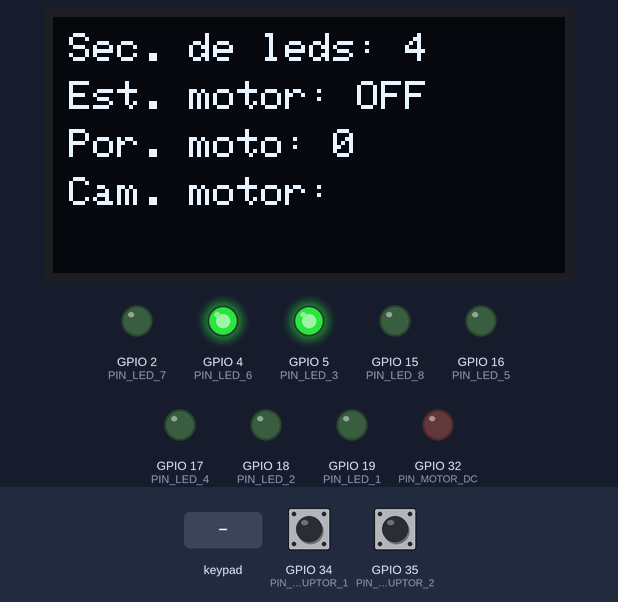
The program below on a simulated ESP32. Shown: 128×64 one-colour display, output pins drawn as LEDs (lit = HIGH). Dashed ring = blinking. The test bench sets the inputs (shaded band); at power-on: GPIO 34 (PIN_INTERRUPTOR_1) LOW, GPIO 35 (PIN_INTERRUPTOR_2) LOW. The display library's start-up logo is not drawn; what the program prints to the serial monitor is not drawn.

Above: at 1.2 s.
1.3 s: GPIO 34 (PIN_INTERRUPTOR_1) pulled HIGH for 0.15 s
At 1.67 s:
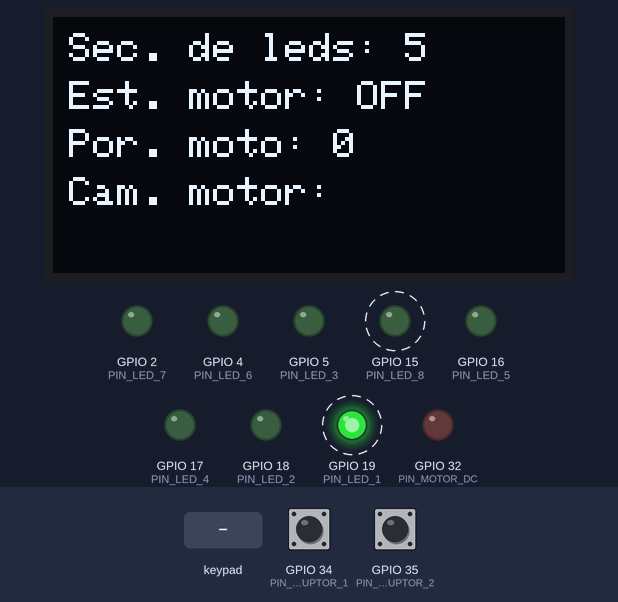
2.0 s: keypad keys 3 3 2 5 2 6 2 7 # pressed 0.4 s apart
At 2.87 s:
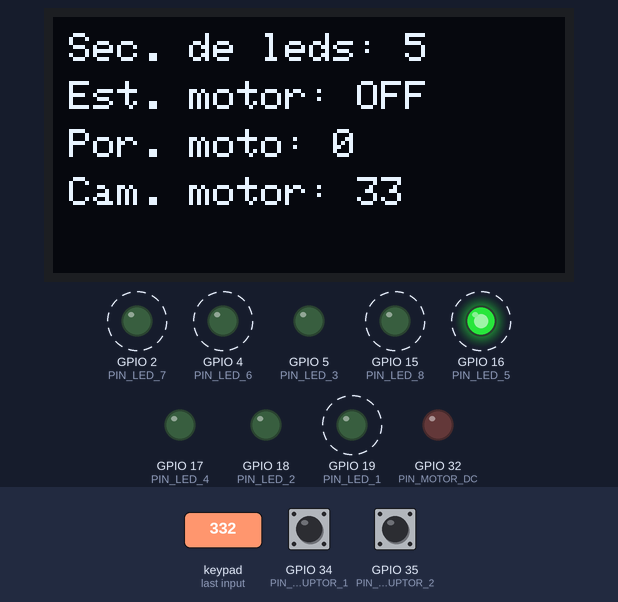
7.1 s: GPIO 34 (PIN_INTERRUPTOR_1) pulled HIGH for 1 s
At 8.27 s:
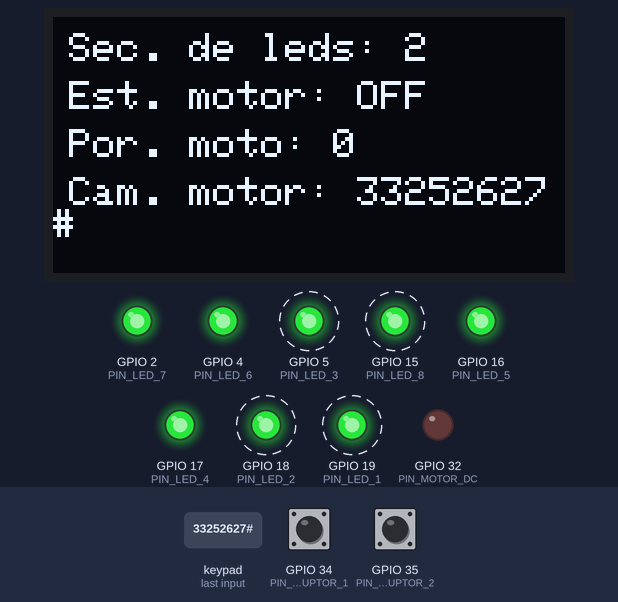
8.7 s: GPIO 35 (PIN_INTERRUPTOR_2) pulled HIGH for 0.15 s
At 8.87 s:
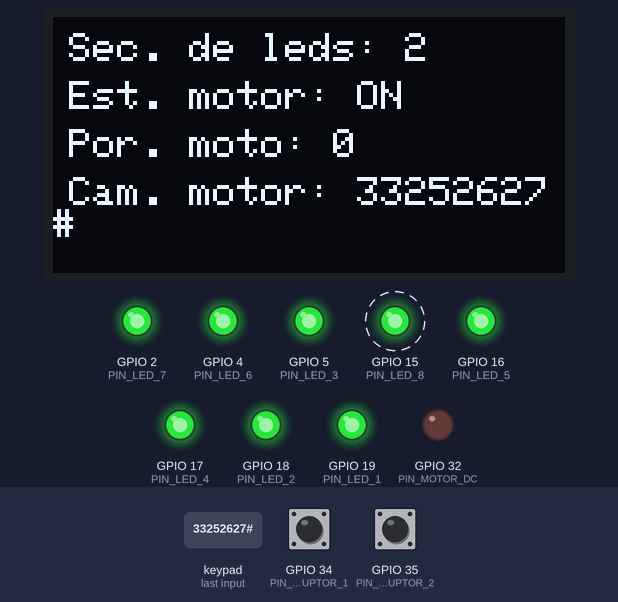
9.4 s: key 'A' pressed
At 10.07 s:
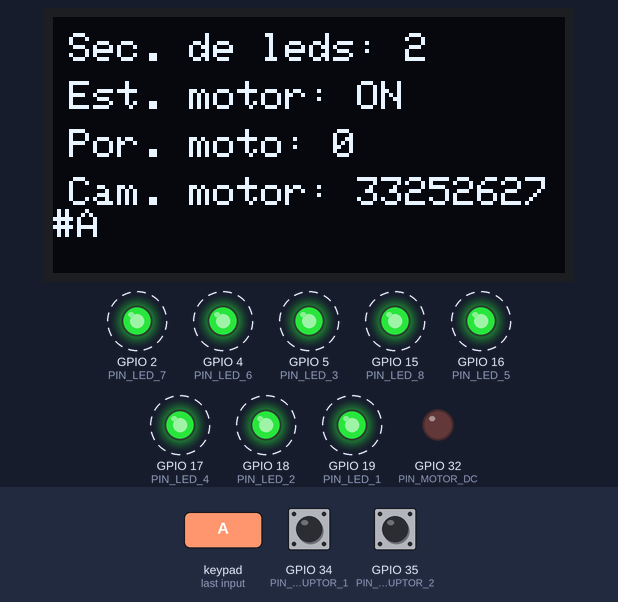
12.0 s: GPIO 34 (PIN_INTERRUPTOR_1) pulled HIGH for 3.2 s
At 12.47 s:
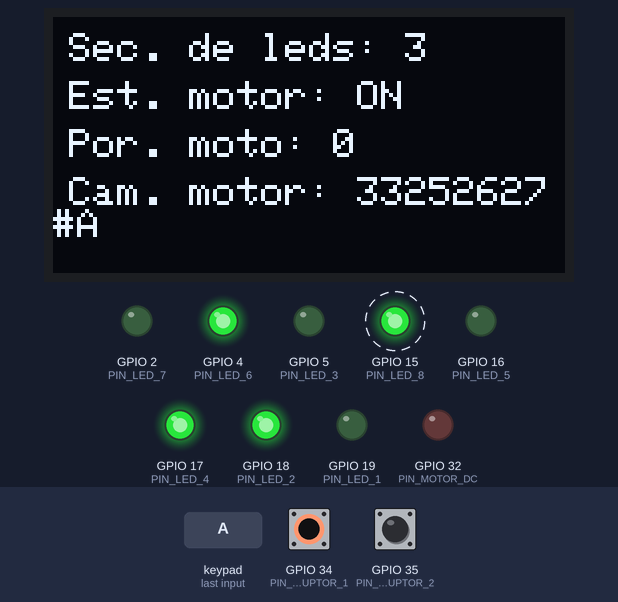
Timing chart, 0 to 16.8 s (numbered marks = the images above; inputs shaded):
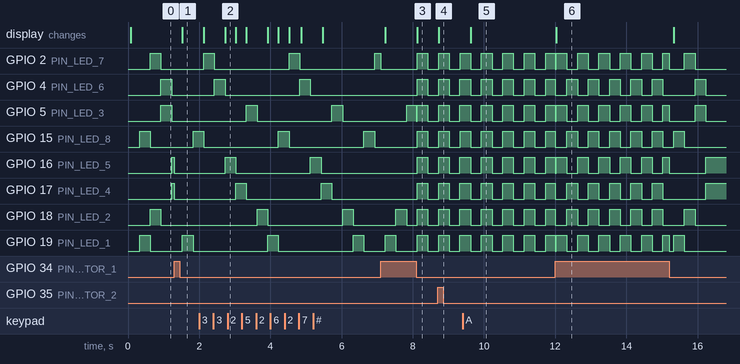

Measured:
- after the input at 1.3 s, GPIO 4 (PIN_LED_6), GPIO 5 (PIN_LED_3): stays LOW (without the input it goes to HIGH after 0.53 s)
- after the input at 2.0 s, the display: first changes after 0.13 s (image 2 shows a later state)
- after the input at 7.1 s, GPIO 2 (PIN_LED_7): HIGH → LOW after 0.00 s instead of 0.13 s; GPIO 15 (PIN_LED_8): LOW → HIGH after 1.0 s, → LOW 0.30 s later; GPIO 19 (PIN_LED_1): alternates HIGH for 0.30 s and LOW for 0.60 s, starting after 0.13 s; the display: first changes after 0.13 s (image 3 shows a later state)
- after the input at 8.7 s, the display: changes at once (image 4)
- after the input at 9.4 s, the display: changes after 0.23 s (image 5)
- after the input at 12.0 s, GPIO 15 (PIN_LED_8): goes on until 15.6 s, then stays LOW; the display: changes at once (image 6)
- by itself, GPIO 2 (PIN_LED_7), GPIO 18 (PIN_LED_2): alternates HIGH for 0.30 s and LOW for 2.1 s

The program:

main.cpp
```cpp
#include <Arduino.h>
#include <stdio.h>
#include "freertos/FreeRTOS.h"
#include "freertos/task.h"
#include "esp_system.h"
#include "esp_log.h"
#include "driver/gpio.h"
#include <SPI.h>
#include <Wire.h>
#include <Adafruit_GFX.h>
#include <Adafruit_SSD1306.h>
#include <Keypad.h>

#define SCREEN_WIDTH 128 // OLED display width, in pixels
#define SCREEN_HEIGHT 64 // OLED display height, in pixels
#define OLED_RESET     -1 // Reset pin # (or -1 if sharing Arduino reset pin)
#define SCREEN_ADDRESS 0x3C ///< See datasheet for Address; 0x3D for 128x64
Adafruit_SSD1306 oled(SCREEN_WIDTH, SCREEN_HEIGHT, &Wire, OLED_RESET);

const byte ROWS = 4; //four rows
const byte COLS = 4; //four columns

char hexaKeys[ROWS][COLS] = {
  {'1','2','3','A'},
  {'4','5','6','B'},
  {'7','8','9','C'},
  {'*','0','#','D'}
};

byte rowPins[ROWS] = {33, 25, 26, 27}; //connect to the row pinouts of the keypad
byte colPins[COLS] = {14, 12, 13, 23}; //connect to the column pinouts of the keypad

Keypad customKeypad = Keypad( makeKeymap(hexaKeys), rowPins, colPins, ROWS, COLS);
char customkey;

// Definición de pines para el motor DC y los interruptores
#define PIN_MOTOR_DC GPIO_NUM_32
#define PIN_INTERRUPTOR_1 GPIO_NUM_34
#define PIN_INTERRUPTOR_2 GPIO_NUM_35

// Definición de pines para los LEDs
#define PIN_LED_1 GPIO_NUM_19
#define PIN_LED_2 GPIO_NUM_18
#define PIN_LED_3 GPIO_NUM_5
#define PIN_LED_4 GPIO_NUM_17
#define PIN_LED_5 GPIO_NUM_16
#define PIN_LED_6 GPIO_NUM_4
#define PIN_LED_7 GPIO_NUM_2
#define PIN_LED_8 GPIO_NUM_15

int secuenciaActual=3;
int indice=0;
unsigned long tim=0;
unsigned long timf=0;
unsigned long TIM_PIN_1=0;
unsigned long TIM_PIN_1_F=0;


bool estadoMotor=false;
unsigned long TIM_PIN_2=0;
unsigned long TIM_PIN_2_F=0;
hw_timer_t * temporizador = NULL;//apuntador al timer
portMUX_TYPE timerMux = portMUX_INITIALIZER_UNLOCKED;
int pwm_mot=0;
int cicloUtil=0;
String velo="";

void secuenciaLuces(void);
void secuencia1(void);
void secuencia2(void);
void secuencia3(void);
void secuencia4(void);
void secuencia5(void);
void actualizarLCD(void);
void leerTeclado(void);
void encender(int a,int b,int c,int d,int e,int f,int g,int h);

void IRAM_ATTR timer() {
  portENTER_CRITICAL_ISR(&timerMux);
  cicloUtil++;//50
   if(cicloUtil<pwm_mot  && estadoMotor==true){
    gpio_set_level(PIN_MOTOR_DC,1);
   }else{
    gpio_set_level(PIN_MOTOR_DC,0);
   }
  if(cicloUtil>=100){
    cicloUtil=0;
  }
  portEXIT_CRITICAL_ISR(&timerMux);
}

void IRAM_ATTR fun_secuencia(void* arg) {
  TIM_PIN_1_F=millis();
  if(TIM_PIN_1_F-TIM_PIN_1>=400){
    secuenciaActual++;
    if(secuenciaActual>=5){
      secuenciaActual=0;
    }
    encender(0,0,0,0,0,0,0,0);
    indice=0;
    TIM_PIN_1=TIM_PIN_1_F;
  }
}

void IRAM_ATTR fun_velocidad(void* arg) {
  TIM_PIN_2_F=millis();
  if(TIM_PIN_2_F-TIM_PIN_2>=400){
    TIM_PIN_2=TIM_PIN_2_F;
    if(estadoMotor==true){
         estadoMotor=false;
    }else{
         estadoMotor=true;
    }
  }
}

void setup() {
  Serial.begin(115200);
  // Configurar pines de salida para los LEDs y el Motor
  gpio_config_t io_config={};
  io_config.mode=GPIO_MODE_OUTPUT;
  io_config.pin_bit_mask=((1ULL<<PIN_LED_1) | (1ULL<<PIN_LED_2) | (1ULL<<PIN_LED_3) | (1ULL<<PIN_LED_4) | (1ULL<<PIN_LED_5) | (1ULL<<PIN_LED_6) | (1ULL<<PIN_LED_7) |(1ULL<<PIN_LED_8) | (1ULL<<PIN_MOTOR_DC));
  io_config.intr_type=GPIO_INTR_DISABLE; ;
  io_config.pull_down_en= GPIO_PULLDOWN_DISABLE;
  io_config.pull_up_en=GPIO_PULLUP_DISABLE;
  gpio_config(&io_config);

  // Configurar pines de entrada/salida según corresponda
  io_config.mode=GPIO_MODE_INPUT;
  io_config.pin_bit_mask=((1ULL<<PIN_INTERRUPTOR_1) | (1ULL<<PIN_INTERRUPTOR_2));
  io_config.intr_type=GPIO_INTR_LOW_LEVEL; ;
  io_config.pull_down_en= GPIO_PULLDOWN_DISABLE;           //bajo pasa a alto 0 -> 1
  io_config.pull_up_en=GPIO_PULLUP_DISABLE;
  gpio_config(&io_config);

// Configurar interrupciones para los interruptores
  gpio_install_isr_service(0);
  gpio_isr_handler_add(PIN_INTERRUPTOR_1, fun_secuencia, (void*) PIN_INTERRUPTOR_1);
  gpio_isr_handler_add(PIN_INTERRUPTOR_2, fun_velocidad, (void*) PIN_INTERRUPTOR_2);

  // Inicializar el LCD
  Wire.begin();//para el odjeto wire
  oled.begin(SSD1306_SWITCHCAPVCC, 0x3C);//
  oled.display();
  oled.clearDisplay();
  oled.setTextColor(WHITE);
  oled.setTextSize(1);//nivel de escala de 6*8 tamaño texto
  actualizarLCD();
  tim=timf=0;

  //inizizalizar timer
  temporizador = timerBegin(0, 40, true);// 80mhz/40-> 2mhz
  timerAttachInterrupt(temporizador, &timer, true);
  timerAlarmWrite(temporizador, 80/*4000*/, true);
  timerAlarmEnable(temporizador);;
  // periodo=1/frecuencia-> 1/250(ciclo util)*100(pulsos por ciclo util)hz=0.0004
  // pulsos = frecuencia * periodo -> 2.000.000*0.00004=80;
}
void loop() {
  // Paso 1: Leer el leerTeclado alfanumérico para ajustar el ciclo útil del PWM
  leerTeclado();
  timf=millis();
  if(timf-tim>=300){
    tim=timf;
    actualizarLCD();
    secuenciaLuces();
  }
}
// Función para leer el teclado alfanumérico
void leerTeclado(){
  customkey= customKeypad.getKey();
  if(customkey){
    switch (customkey){
    case 'B':
      if(velo.toInt()>=0 && velo.toInt()<=100){
          pwm_mot=velo.toInt();
        }
      velo="";
      break;
    default:
      velo+=customkey; //10B
      break;
    }
  }
}
// Función para actualizar el LCD
void actualizarLCD() {
    // Limpiar el contenido actual del LCD
    oled.clearDisplay();

    // Escribir el ciclo útil del PWM en la primera línea del LCD
    oled.setCursor(4, 4); // Establecer la posición del cursor en la primera líne
    oled.print("Sec. de leds: ");
    oled.print(secuenciaActual+1);

   // Escribir el estado del motor en la segunda línea del LCD
    oled.setCursor(4, 16); // Establecer la posición del cursor en la segunda línea
    oled.print("Est. motor: ");
    oled.print(estadoMotor ? "ON" : "OFF");

    // Escribir el porcentaje del motor en la tercera línea del LCD
    oled.setCursor(4, 28); // Establecer la posición del cursor en la segunda línea
    oled.print("Por. moto: ");
    oled.print(pwm_mot);

     // Escribir el teclado en la cuarta línea del LCD
    oled.setCursor(4, 40); // Establecer la posición del cursor en la segunda línea
    oled.print("Cam. motor: ");
    oled.print(velo);
    oled.display();
}

// Función para implementar las secuencias de luces con los LEDs
void secuenciaLuces() {
    // Ejecutar la secuencia seleccionada
    switch (secuenciaActual) {
        case 0:
            secuencia1();
            break;
        case 1:
            secuencia2();
            break;
        case 2:
            secuencia3();
            break;
        case 3:
            secuencia4();
            break;
        case 4:
            secuencia5();
            break;
    }
}
// Implementación de las secuencias de luces
void secuencia1() {
    // Encender y apagar los LEDs uno por uno en secuencia
    int matriz[8];
    for(int i=0;i<8;i++){
      if(i!=indice){
        matriz[i]=0;
      }else{
        matriz[i]=1;
      }
    }
  encender(matriz[0],matriz[1],matriz[2],matriz[3],matriz[4],matriz[5],matriz[6],matriz[7]);
  indice++;
  if(indice==9){
    indice=0;
  }
}

void secuencia2() {
    // Encender y apagar todos los LEDs simultáneamente
    if(indice==0){
      indice=1;
      encender(1,1,1,1,1,1,1,1);
    }else{
      indice=0;
      encender(0,0,0,0,0,0,0,0);
    }
}

void secuencia3() {
    // Encender y apagar los LEDs impares y pares
  if(indice==0){
     encender(1,0,1,0,1,0,1,0);
  }
  if(indice==1){
    encender(0,1,0,1,0,1,0,1);
  }
  indice++;
  if(indice==2){
    indice=0;
  }
}

void secuencia4() {
    // Encender y apagar los LEDs en secuencia, uno a uno en direcciones opuestas
    int matriz[8];
    for (int i = 0; i<8; i++) {// 0 7 - 1 6 - 2 5 - 3 4
        if(indice==i || indice ==(7-i)){
            Serial.println(indice);
            matriz[i]=1;
        }else{
          matriz[i]=0;
        }
    }
    encender(matriz[0],matriz[1],matriz[2],matriz[3],matriz[4],matriz[5],matriz[6],matriz[7]);
    indice++;
    if(indice==8){
      indice=0;
    }
}

void secuencia5() {
    // Encender y apagar los LEDs en secuencia inversa
    int matriz[8];
    for(int i=0;i<8;i++){
      if(i!=indice){
        matriz[i]=0;
      }else{
        matriz[i]=1;
      }
    }
  encender(matriz[0],matriz[1],matriz[2],matriz[3],matriz[4],matriz[5],matriz[6],matriz[7]);
  indice--;
  if(indice==-1){
    indice=7;
  }
}
void encender(int a,int b,int c,int d,int e,int f,int g,int h){
  gpio_set_level(PIN_LED_1,a?1:0);
  gpio_set_level(PIN_LED_2,b?1:0);
  gpio_set_level(PIN_LED_3,c?1:0);
  gpio_set_level(PIN_LED_4,d?1:0);
  gpio_set_level(PIN_LED_5,e?1:0);
  gpio_set_level(PIN_LED_6,f?1:0);
  gpio_set_level(PIN_LED_7,g?1:0);
  gpio_set_level(PIN_LED_8,h?1:0);
}
```
